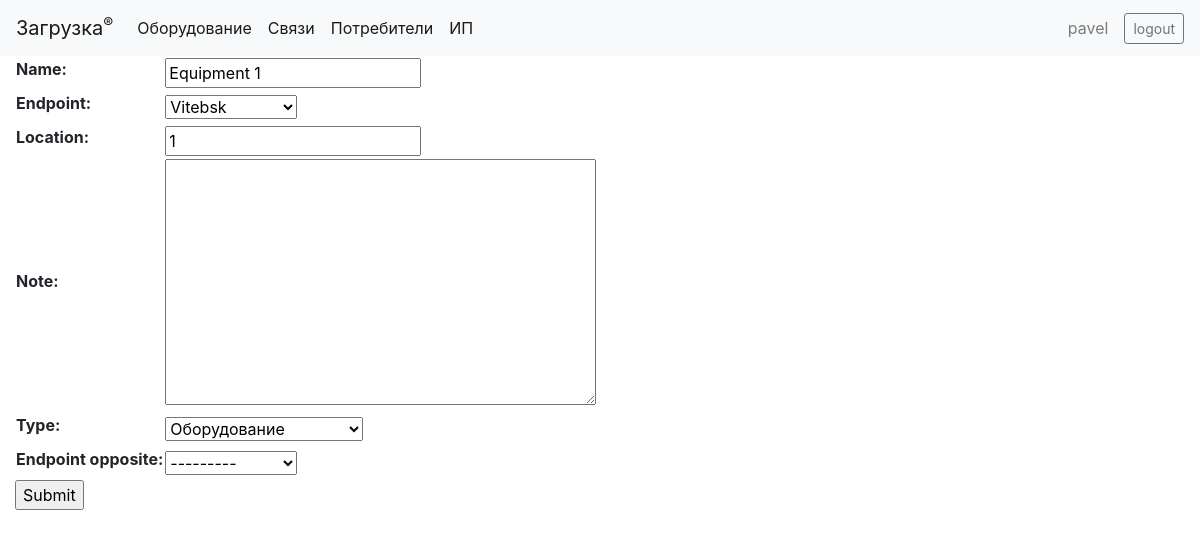
Screenshot of /register/equipment/1/update (signed in) with the database file from the repository.
### register/models.py (models this page shows, shortened)
class Equipment(models.Model):
    type_choices = [
        ('E', 'Оборудование'),
        ('O', 'Оптические кроссы'),
        ('F', 'Рамки'),
        ('V', 'Виртуальные объекты'),
        ('S', 'Системы'),
        ('-', 'Другое'),
        ('', '---------'),
    ]
    name = models.CharField(max_length=100)
    endpoint = models.ForeignKey('EndPoint', on_delete=models.RESTRICT, default=None, null=True, related_name='equipments')
    location = models.CharField(max_length=100, null=True)
    note = models.TextField(null=True, blank=True)
    type = models.CharField(max_length=1, choices=type_choices, default='-')
    endpoint_opposite = models.ForeignKey('EndPoint', on_delete=models.RESTRICT, default=None, null=True, blank=True, related_name='systems')
    class Meta:
        unique_together = ('name', 'type',)

class EndPoint(models.Model):
    code = models.CharField(max_length=100, unique=True)
    name = models.CharField(max_length=100, null=True, blank=True)
    note = models.TextField(null=True, blank=True)
    def __str__(self):
        return f"{self.name}"

### register/views.py (the view)
# urls.py: re_path(r'^equipment/(?P<pk>\d+)/update$', views.EquipmentUpdateView.as_view(), name='equipment_update'),
class EquipmentUpdateView(generic.edit.UpdateView):
    model = Equipment
    context_object_name = 'equipment_form'
    fields = "__all__"

### register/templates/register/equipment_form.html (shortened to what this page needs)
{% extends "base_generic.html" %}
{% block content %}
<form action="" method="post">
    <table>
    {{ form.as_table }}
    </table>
    <input type="submit" value="Submit" />
</form>
{% endblock %}

### register/templates/base_generic.html (shortened to what this page needs)
<!DOCTYPE html>
<html lang="en">
    <head>
        <link rel="stylesheet"
              href="https://cdn.jsdelivr.net/npm/bootstrap@4.1.3/dist/css/bootstrap.min.css"
>
        <link rel="stylesheet" href="https://cdnjs.cloudflare.com/ajax/libs/font-awesome/4.7.0/css/font-awesome.min.css">
        {% load static %}
        <link rel="stylesheet" href="{% static 'css/styles.css' %}">
    </head>
    <body>
        <nav class="navbar navbar-expand-lg navbar-light bg-light sticky-top">
            <a class="navbar-brand" href="{% url 'index' %}">Загрузка<sup>&reg;</sup></a>
            <div class="collapse navbar-collapse" id="navbarNav">
                <ul class="navbar-nav mr-auto">
                    <li class="nav-item active">
                        <a class="nav-link" href="{% url 'equipments' %}" aria-current="page">Оборудование<span class="sr-only">(current)</span></a>
                    </li>
                    <li class="nav-item active">
                        <a class="nav-link" href="{% url 'communications' %}" aria-current="page">Связи</a>
                    </li>
                    <li class="nav-item active">
                        <a class="nav-link" href="{% url 'consumers' %}">Потребители</a>
                    </li>
                    <li class="nav-item active">
                        <a class="nav-link" href="{% url 'endpoints' %}">ИП</a>
                    </li>
                </ul>
                {% if user.is_authenticated %}
                    <span class="navbar-text px-3">
                        {{ user.get_username }}
                    </span>
                    <a class="btn btn-sm btn-outline-secondary" href="{% url 'logout' %}?next={{request.path}}">logout</a>
                {% else %}
                    <a class="btn btn-sm btn-outline-secondary" href="{% url 'login' %}?next={{request.path}}">login</a>
                {% endif %}
            </div>
        </nav>
        <div class="container-fluid">
            <div class="row" id="div-row">
                <div class="col" id="div-right">
                    {% if user.is_authenticated %}
                        {% block content %}
                        {% endblock %}
                    {% else %}
                        <p>Please, login!</p>
                        {% block login %}{% endblock %}
                    {% endif %}
                </div>
            </div>
        </div>
    </body>
</html>

### rows the page displays
Equipment: name "Equipment 1", endpoint "Vitebsk", location "1", type "Оборудование", endpoint_opposite "---------"

### other values shown
{{ user.get_username }} "pavel"
